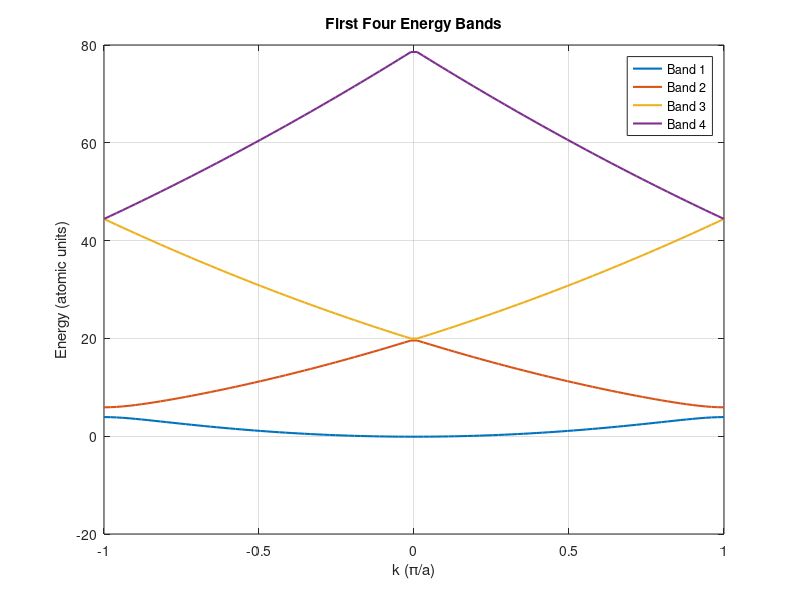
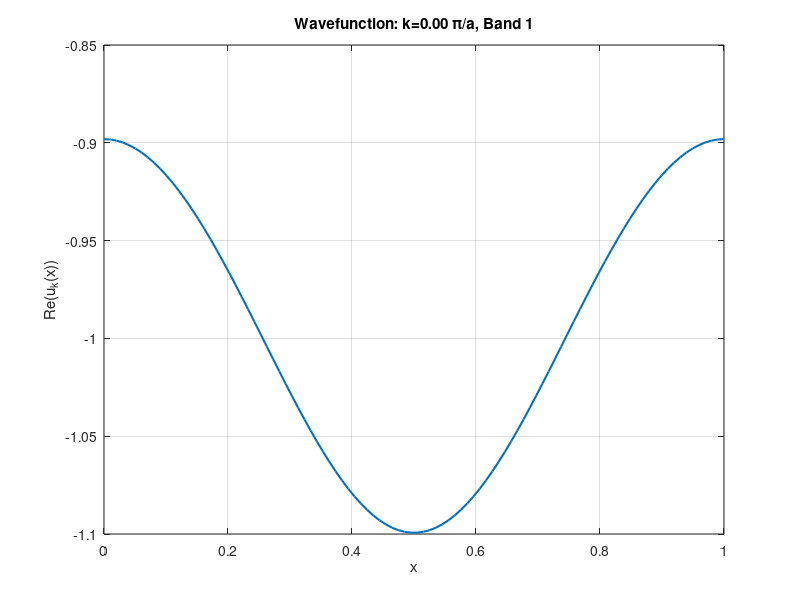
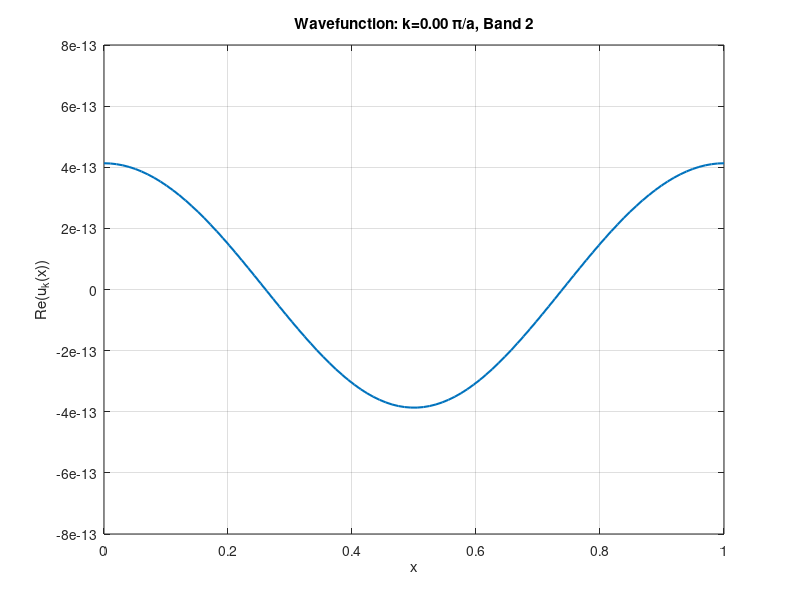
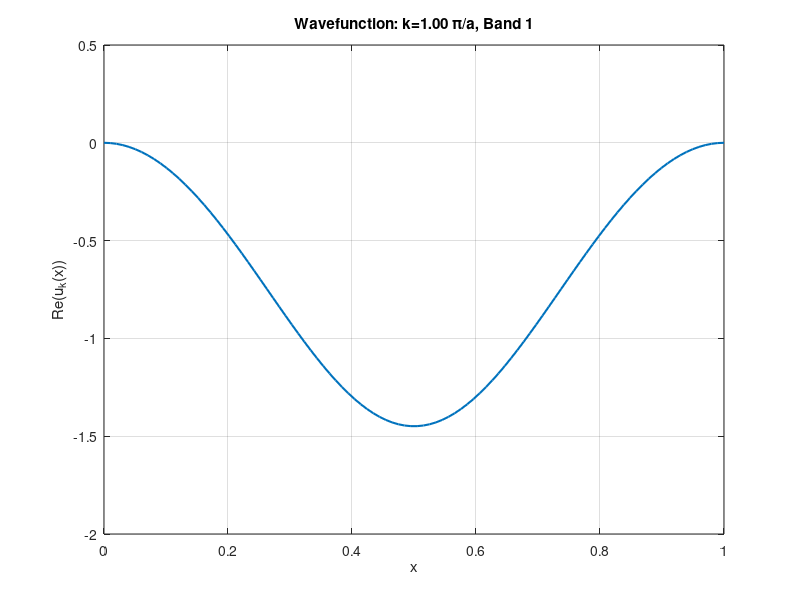

MATLAB code for these plots, in order:
% Lab on Band Diagram: 1D Periodic Crystal
% Parameters
a = 1;      % Lattice constant
V0 = 1;     % Potential strength
N = 20;     % Basis: m = -N to N
m = -N:N;
G = (2*pi/a) * m';  % Column vector
num_basis = length(G);

% k-points in Brillouin zone
nk = 100;
klist = linspace(-pi/a, pi/a, nk);
E = zeros(4, nk);  % First 4 bands

% Compute bands
for ik = 1:nk
    k = klist(ik);
    q = k + G;
    H = diag(q.^2 / 2);
    H = H + diag(V0 * ones(num_basis-1,1), 1);
    H = H + diag(V0 * ones(num_basis-1,1), -1);
    [Vec, Val] = eig(H);
    Val = diag(Val);
    [Val, idx] = sort(Val);
    E(:, ik) = Val(1:4);
end

% Plot band diagram
figure(1);
plot(klist / (pi/a), E', 'LineWidth', 1.5);
xlabel('k (\pi/a)');
ylabel('Energy (atomic units)');
title('First Four Energy Bands');
grid on;
legend('Band 1', 'Band 2', 'Band 3', 'Band 4');

% Wavefunctions for specific k and bands
x = linspace(0, a, 100);
k_values = [0, pi/a];  % Small and large k
band_indices = [1, 2];

for ik = 1:2
    k = k_values(ik);
    q = k + G;
    H = diag(q.^2 / 2);
    H = H + diag(V0 * ones(num_basis-1,1), 1);
    H = H + diag(V0 * ones(num_basis-1,1), -1);
    [Vec, Val] = eig(H);
    Val = diag(Val);
    [~, idx] = sort(Val);
    Vec = Vec(:, idx);
    
    for ib = 1:2
        band = band_indices(ib);
        c = Vec(:, band);
        u = zeros(size(x));
        for im = 1:num_basis
            u = u + c(im) * exp(1i * G(im) * x);
        end
        % Normalize: int_0^a |u|^2 dx ≈ a (approximate with trapz)
        norm_integral = trapz(x, abs(u).^2);
        u = u * sqrt(a / (norm_integral + eps));  % Avoid div by zero
        
        % Plot real part (adjust phase if needed to make real)
        figure(1 + ik*2 + ib);
        plot(x, real(u), 'LineWidth', 1.5);
        xlabel('x');
        ylabel('Re(u_k(x))');
        title(sprintf('Wavefunction: k=%.2f \\pi/a, Band %d', k/(pi/a), band));
        grid on;
    end
end